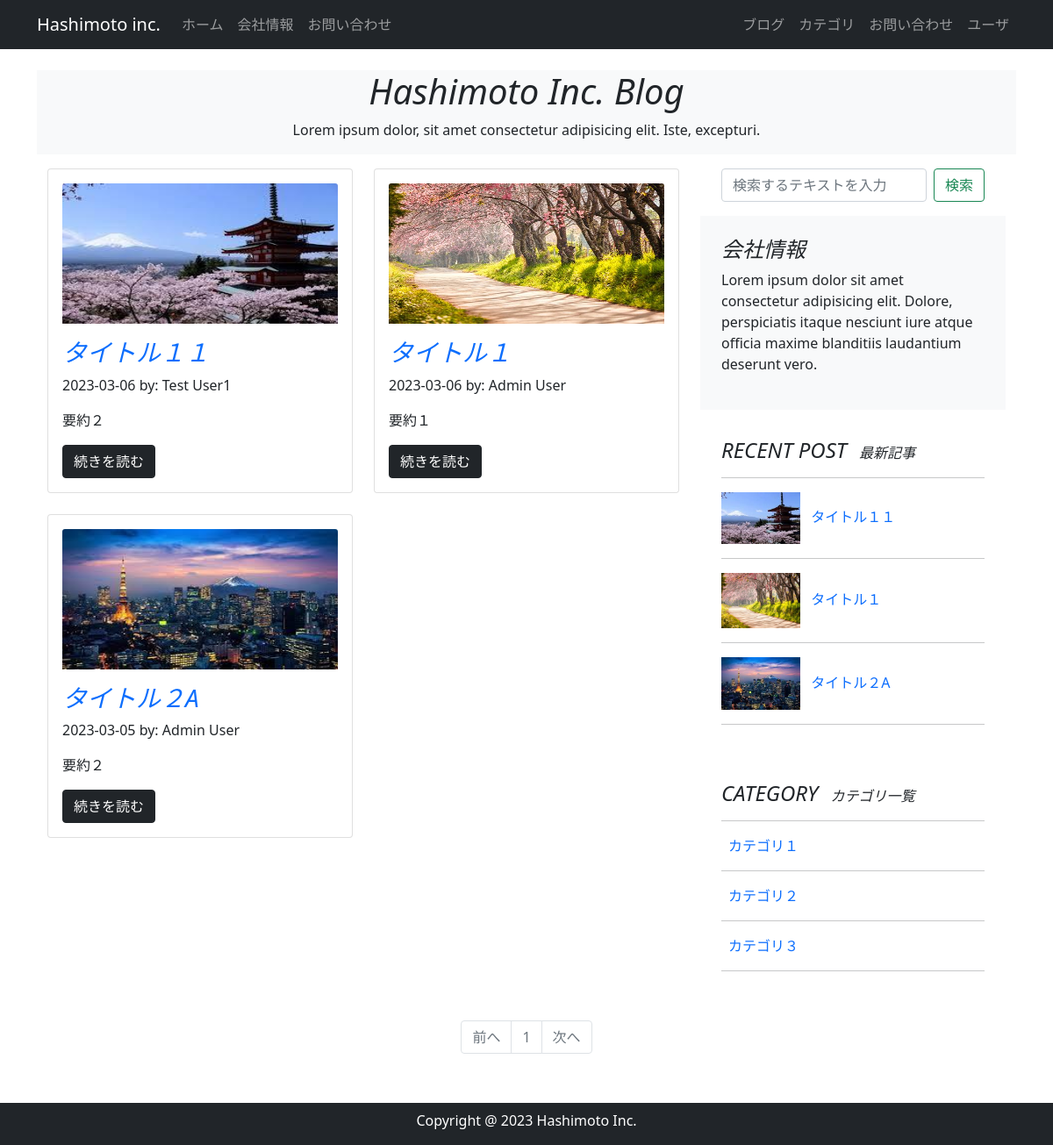
The page / on the database its author committed.
### company_blog/models.py (models this page shows, shortened)
class BlogPost(db.Model):
    __tablename__ = 'blog_post'
    id = db.Column(db.Integer, primary_key=True)
    user_id = db.Column(db.Integer, db.ForeignKey('users.id'))
    category_id = db.Column(db.Integer, db.ForeignKey('blog_category.id'))
    date = db.Column(db.DateTime, default=datetime.now(timezone('Asia/Tokyo')))
    title = db.Column(db.String(140))
    text = db.Column(db.Text)
    summary = db.Column(db.String(140))
    featured_image = db.Column(db.String(140))

class User(db.Model, UserMixin):
    __tablename__ = 'users'
    id = db.Column(db.Integer, primary_key = True)
    email = db.Column(db.String(64), unique=True, index=True)
    username = db.Column(db.String(64), unique=True, index=True)
    password_hash = db.Column(db.String(128))
    administrator = db.Column(db.String(1))
    post = db.relationship('BlogPost', backref='author', lazy='dynamic')
    @property
    def password(self):
        raise AttributeError('password is not a readable attribute')

class BlogCategory(db.Model):
    __tablename__ = 'blog_category'
    id = db.Column(db.Integer, primary_key=True)
    category = db.Column(db.String(140))
    posts = db.relationship('BlogPost', backref='blogcategory', lazy='dynamic')

### company_blog/main/views.py (the view)
@main.route('/')
def index():
    form = BlogSearchForm()
    page = request.args.get('page', 1, type=int)
    blog_posts = BlogPost.query.order_by(BlogPost.id.desc()).paginate(page=page, per_page=10)
    recent_blog_posts = BlogPost.query.order_by(BlogPost.id.desc()).limit(5).all()
    blog_categories = BlogCategory.query.order_by(BlogCategory.id.asc()).all()
    return render_template('index.html', blog_posts=blog_posts, recent_blog_posts=recent_blog_posts, blog_categories=blog_categories, form=form)

### company_blog/main/forms.py
class BlogSearchForm(FlaskForm):
    searchtext = StringField('検索テキスト', validators=[DataRequired()])
    submit = SubmitField('検索')

### company_blog/__init__.py (called while the page is built)
@event.listens_for(Engine, "connect")
def set_sqlite_pragma(dbapi_connection, connection_record):
    cursor = dbapi_connection.cursor()
    cursor.execute("PRAGMA foreign_keys=ON")
    cursor.close()

### company_blog/templates/index.html (shortened to what this page needs)
{% extends "base.html" %}
{% block content %}
    <header id="page-header">
        <div class="container my-3 bg-light">
            <div class="row">
                <div class="col-md-6 m-auto text-center">
                    {% if blog_category %}
                        <h1 class="fst-italic">{{ blog_category.category }}</h1>
                        <br>
                    {% elif user %}
                        <h1 class="fst-italic">{{ user.username }}</h1>
                        <br>
                    {% elif searchtext %}
                        <h1 class="fst-italic">"{{ searchtext }}"の検索結果</h1>
                        <br>
                    {% else %}
                    <h1 class="fst-italic">Hashimoto Inc. Blog</h1>
                    <p>Lorem ipsum dolor, sit amet consectetur adipisicing elit. Iste, excepturi.</p>
                    {% endif %}
                </div>
            </div>
        </div>
    </header>
    <div class="container my-3">
        <div class="row mb-2">
            <div class="col-8">
                <section id="blog_post">
                    <div class="row">
                        {% for post in blog_posts.items %}
                        <div class="col-6 mb-4">
                            <div class="card h-100">
                                <div class="card-body" style="max-height: 26rem;">
                                    {% if post.featured_image %}
                                    <div class="mb-3" style="text-align: center;">
                                        <img src="{{ url_for('static', filename='featured_image/' + post.featured_image) }}" class="img-fluid card-img-top" style="max-height: 10rem; ">
                                    </div>
                                    {% endif %}
                                    <h3>
                                        <a href="{{ url_for('main.blog_post', blog_post_id=post.id) }}" class="card-title text-decoration-none">
                                            <span class="fst-italic">{{ post.title }}</span>
                                        </a>
                                    </h3>
                                    <p>{{ post.date.strftime('%Y-%m-%d') }} by: {{ post.author.username }}</p>
                                    <p class="card-text">{{ post.summary }}</p>
                                    <a href="{{ url_for('main.blog_post', blog_post_id=post.id) }}" class="btn btn-dark">続きを読む</a>
                                </div>
                            </div>
                        </div>
                        {% endfor %}
                    </div>
                </section>
            </div>
            <div class="col-md-4">
                <div class="position-sticky" style="top: 2rem;">
                    <div class="container-fluid mb-3">
                        <form action="{{ url_for('main.search') }}" class="d-flex" method="POST">
                            {{ render_field(form.searchtext, class="form-control me-2", placeholder="検索するテキストを入力") }}
                            {{ form.submit(class="btn btn-outline-success") }}
                        </form>
                    </div>
                    <div class="p-4 mb-2 bg-light">
                        <h4 class="fst-italic">会社情報</h4>
                        <p>Lorem ipsum dolor sit amet consectetur adipisicing elit. Dolore, perspiciatis itaque nesciunt iure atque officia maxime blanditiis laudantium deserunt vero.</p>
                    </div>
                    <div class="p-4">
                        <h4 class="fst-italic">RECENT POST <span class="ms-2 fs-6">最新記事</span></h4>
                        <hr>
                        <ol class="list-unstyled">
                            {% for recent_post in recent_blog_posts %}
                            <li>
                                <a href="{{ url_for('main.blog_post', blog_post_id=recent_post.id) }}" class="text-decoration-none">
                                    {% if recent_post.featured_image %}
                                    <img src="{{ url_for('static', filename='featured_image/' + recent_post.featured_image) }}" class="img-fluid" width="90" height="50">
                                    {% endif %}
                                    <span class="ms-2">{{ recent_post.title }}</span>
                                </a>
                            </li>
                            <hr>
                            {% endfor %}
                        </ol>
                    </div>
                    <div class="p-4">
                        <h4 class="fst-italic">CATEGORY <span class="ms-2 fs-6">カテゴリ一覧</span></h4>
                        <hr>
                        <ol class="list-unstyled">
                            {% for blog_category in blog_categories %}
                            <li>
                                <a href="{{ url_for('main.category_posts', blog_category_id=blog_category.id) }}" class="text-decoration-none">
                                    <span class="ms-2">{{ blog_category.category }}</span>
                                </a>
                            </li>
                            <hr>
                            {% endfor %}
                        </ol>
                    </div>
                </div>
            </div>
        </div>
        <div class="row mb-2">
            <nav class="my-2" aria-label="Page navigation">
                <ul class="pagination justify-content-center">
                  <li {% if blog_posts.has_prev %}class="page-item"{% else %}class="page-item disabled"{% endif %}><a class="page-link" href="{% if blog_posts.has_prev %}{{ url_for('main.index', page=blog_posts.prev_num) }}{% else %}#{% endif %}">前へ</a></li>
                  {% for page_num in blog_posts.iter_pages(left_edge=1, right_edge=1, left_current=1, right_current=2) %}
                    {% if page_num %}
                        {% if blog_posts.page == page_num %}
                            <li class="page-item disabled"><a class="page-link" href="#">{{ page_num }}</a></li>
                        {% else %}
                            <li class="page-item"><a class="page-link" href="{{ url_for('main.index', page=page_num) }}">{{ page_num }}</a></li>
                        {% endif %}
                    {% else %}
                        <li class="page-item disabled"><a class="page-link" href="#">&hellip;</a></li>
                    {% endif %}
                  {% endfor %}
                  <li {% if blog_posts.has_next %}class="page-item"{% else %}class="page-item disabled"{% endif %}><a class="page-link" href="{% if blog_posts.has_next %}{{ url_for('main.index', page=blog_posts.next_num) }}{% else %}#{% endif %}">次へ</a></li>
                </ul>
            </nav>
        </div>
    </div>
{% endblock %}

### rows shown on the page
BlogPost: featured_image (picture), title "タイトル１１", date "2023-03-06", author.username "Test User1", summary "要約２"
BlogPost: featured_image (picture), title "タイトル１", date "2023-03-06", author.username "Admin User", summary "要約１"
BlogPost: featured_image (picture), title "タイトル２A", date "2023-03-05", author.username "Admin User", summary "要約２"
BlogCategory: category "カテゴリ１"
BlogCategory: category "カテゴリ２"
BlogCategory: category "カテゴリ３"

### other values the page prints
{{ page_num }} "1"
